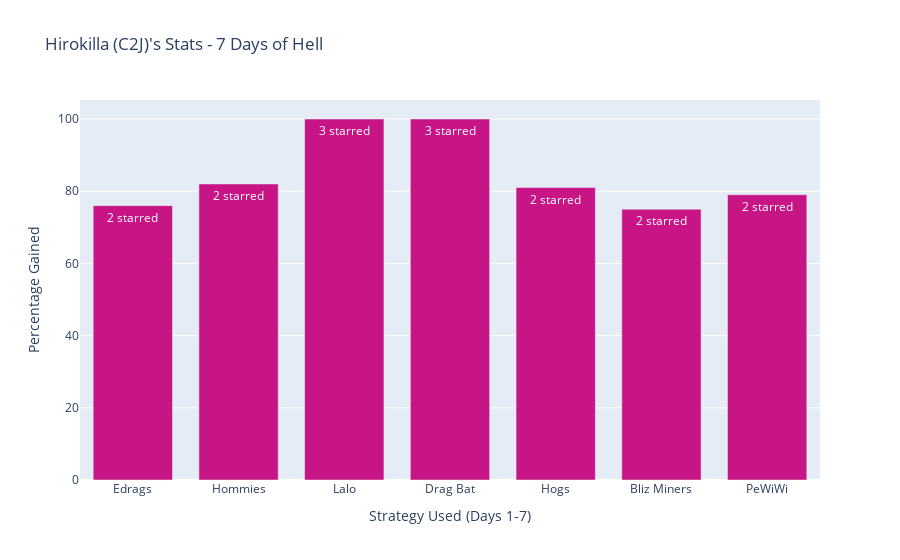
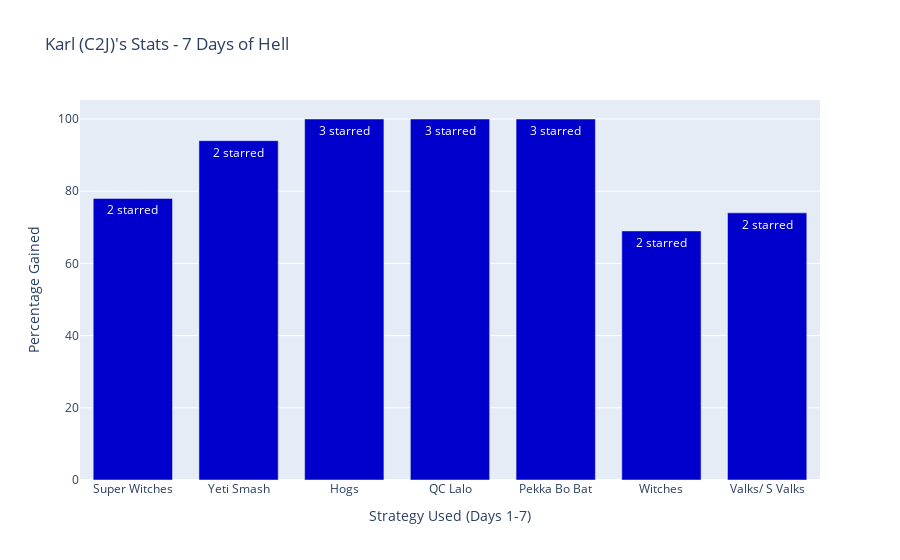
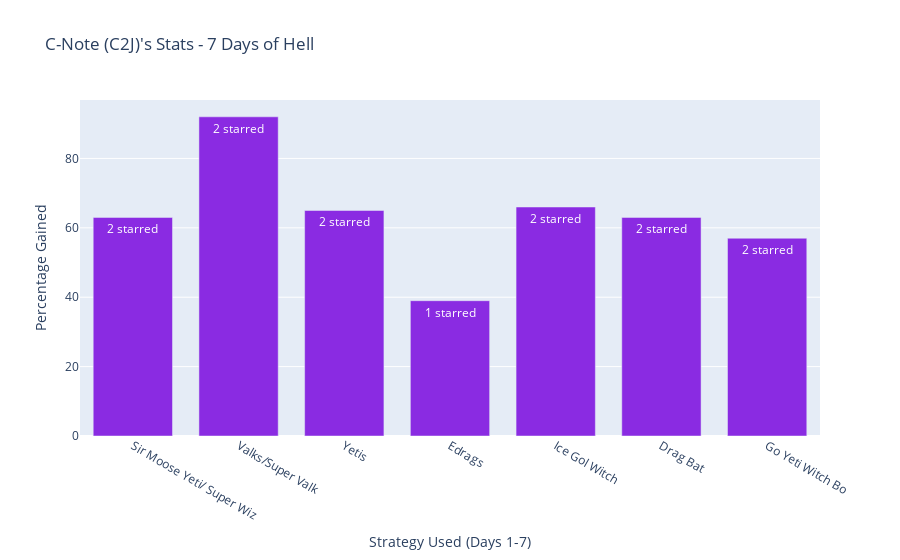
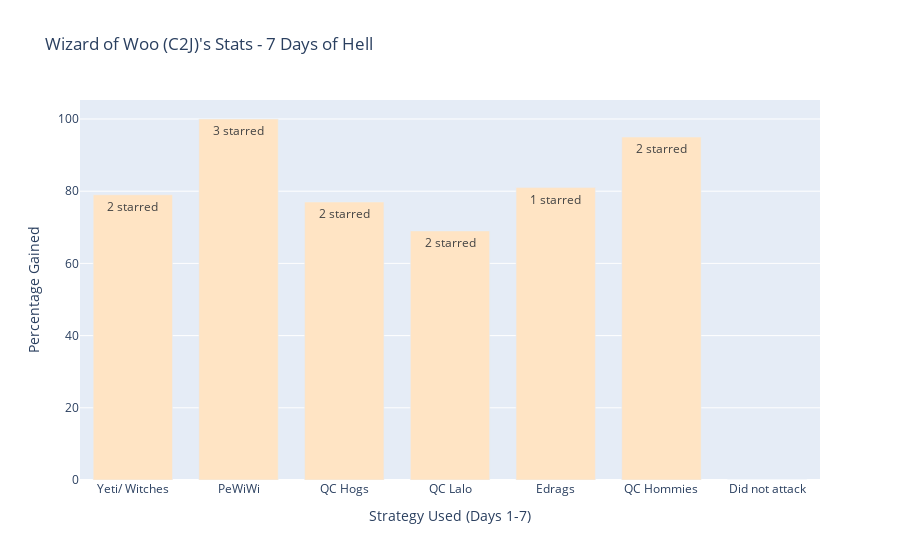

The notebook cell these images were saved under, in order:
### Code cell
for i in range(1, 17):
    player_name = df['player'][i]
    player = pd.DataFrame(df.iloc[i]).T

    strategies_used = player[['D1', 'D2', 'D3', 'D4', 'D5', 'D6', 'D7']].values.tolist()[0]
    stats = player[['D1_stats', 'D2_stats', 'D3_stats', 'D4_stats', 'D5_stats', 'D6_stats', 'D7_stats']].values.tolist()[0]

    stars, percentages = [], []

    for stat in stats:
        stars.append(f"{stat.split(sep='/')[0]} starred")
        percentages.append(int(float(stat.split(sep='/')[1][:-1])))

    stars, percentages = np.array(stars), np.array(percentages)

    updated_df = pd.DataFrame({'days': ['Day 1', 'Day 2', 'Day 3', 'Day 4', 'Day 5', 'Day 6', 'Day 7'],
                           'strategy': strategies_used,
                           'stars': stars,
                           'percentages': percentages})


    fig = go.Figure([go.Bar(x=updated_df['strategy'], y=updated_df['percentages'], 
                            text=updated_df['stars'], textposition='auto', marker_color=[random.choice(color_choices)] * 7, 
                            width=[0.75, 0.75, 0.75, 0.75, 0.75, 0.75, 0.75])])

    fig.update_layout(title_text=f"{player_name}'s Stats - 7 Days of Hell",
                    xaxis_title="Strategy Used (Days 1-7)",
                    yaxis_title="Percentage Gained")
    fig.show()

### Figure 1 — Plotly figure (JSON) as saved in the notebook; plotly's stock layout.template omitted (floating-point values rounded to 4 significant figures)
{"data": [{"marker": {"color": ["mediumvioletred", "mediumvioletred", "mediumvioletred", "mediumvioletred", "mediumvioletred", "mediumvioletred", "mediumvioletred"]}, "text": ["2 starred", "2 starred", "3 starred", "3 starred", "2 starred", "2 starred", "2 starred"], "textposition": "auto", "type": "bar", "width": [0.75, 0.75, 0.75, 0.75, 0.75, 0.75, 0.75], "x": ["Edrags", "Hommies", "Lalo", "Drag Bat", "Hogs", "Bliz Miners", "PeWiWi"], "y": [76, 82, 100, 100, 81, 75, 79]}], "layout": {"title": {"text": "Hirokilla (C2J)'s Stats - 7 Days of Hell"}, "xaxis": {"title": {"text": "Strategy Used (Days 1-7)"}}, "yaxis": {"title": {"text": "Percentage Gained"}}}}

### Figure 2 — Plotly figure (JSON) as saved in the notebook; plotly's stock layout.template omitted (floating-point values rounded to 4 significant figures)
{"data": [{"marker": {"color": ["mediumblue", "mediumblue", "mediumblue", "mediumblue", "mediumblue", "mediumblue", "mediumblue"]}, "text": ["2 starred", "2 starred", "3 starred", "3 starred", "3 starred", "2 starred", "2 starred"], "textposition": "auto", "type": "bar", "width": [0.75, 0.75, 0.75, 0.75, 0.75, 0.75, 0.75], "x": ["Super Witches", "Yeti Smash", "Hogs", "QC Lalo", "Pekka Bo Bat", "Witches", "Valks/ S Valks"], "y": [78, 94, 100, 100, 100, 69, 74]}], "layout": {"title": {"text": "Karl (C2J)'s Stats - 7 Days of Hell"}, "xaxis": {"title": {"text": "Strategy Used (Days 1-7)"}}, "yaxis": {"title": {"text": "Percentage Gained"}}}}

### Figure 3 — Plotly figure (JSON) as saved in the notebook; plotly's stock layout.template omitted (floating-point values rounded to 4 significant figures)
{"data": [{"marker": {"color": ["blueviolet", "blueviolet", "blueviolet", "blueviolet", "blueviolet", "blueviolet", "blueviolet"]}, "text": ["2 starred", "2 starred", "2 starred", "1 starred", "2 starred", "2 starred", "2 starred"], "textposition": "auto", "type": "bar", "width": [0.75, 0.75, 0.75, 0.75, 0.75, 0.75, 0.75], "x": ["Sir Moose Yeti/ Super Wiz", "Valks/Super Valk", "Yetis", "Edrags", "Ice Gol Witch", "Drag Bat", "Go Yeti Witch Bo"], "y": [63, 92, 65, 39, 66, 63, 57]}], "layout": {"title": {"text": "C-Note (C2J)'s Stats - 7 Days of Hell"}, "xaxis": {"title": {"text": "Strategy Used (Days 1-7)"}}, "yaxis": {"title": {"text": "Percentage Gained"}}}}

### Figure 4 — Plotly figure (JSON) as saved in the notebook; plotly's stock layout.template omitted (floating-point values rounded to 4 significant figures)
{"data": [{"marker": {"color": ["bisque", "bisque", "bisque", "bisque", "bisque", "bisque", "bisque"]}, "text": ["2 starred", "3 starred", "2 starred", "2 starred", "1 starred", "2 starred", "0.0 starred"], "textposition": "auto", "type": "bar", "width": [0.75, 0.75, 0.75, 0.75, 0.75, 0.75, 0.75], "x": ["Yeti/ Witches", "PeWiWi", "QC Hogs", "QC Lalo", "Edrags", "QC Hommies", "Did not attack"], "y": [79, 100, 77, 69, 81, 95, 0]}], "layout": {"title": {"text": "Wizard of Woo (C2J)'s Stats - 7 Days of Hell"}, "xaxis": {"title": {"text": "Strategy Used (Days 1-7)"}}, "yaxis": {"title": {"text": "Percentage Gained"}}}}
